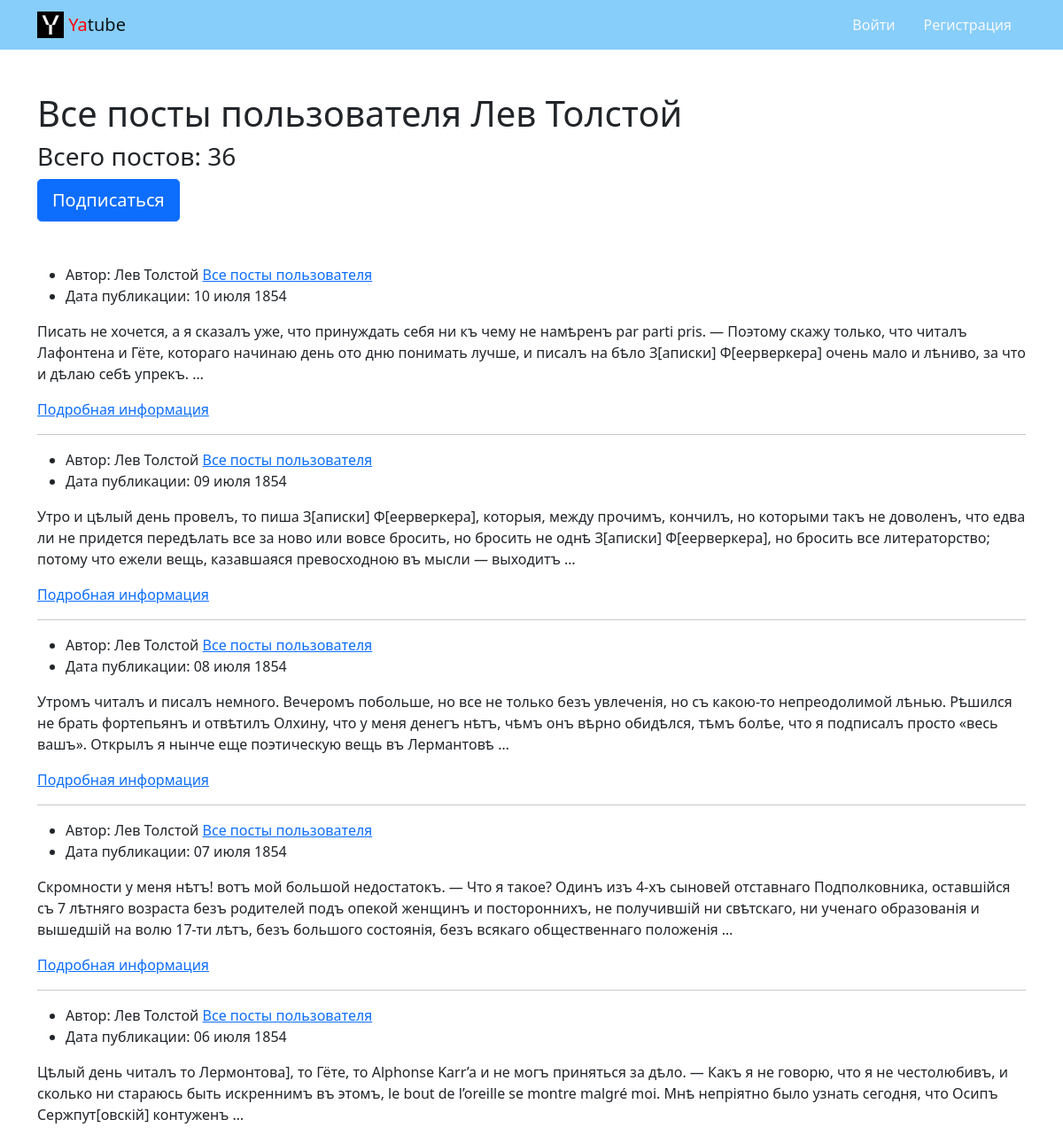
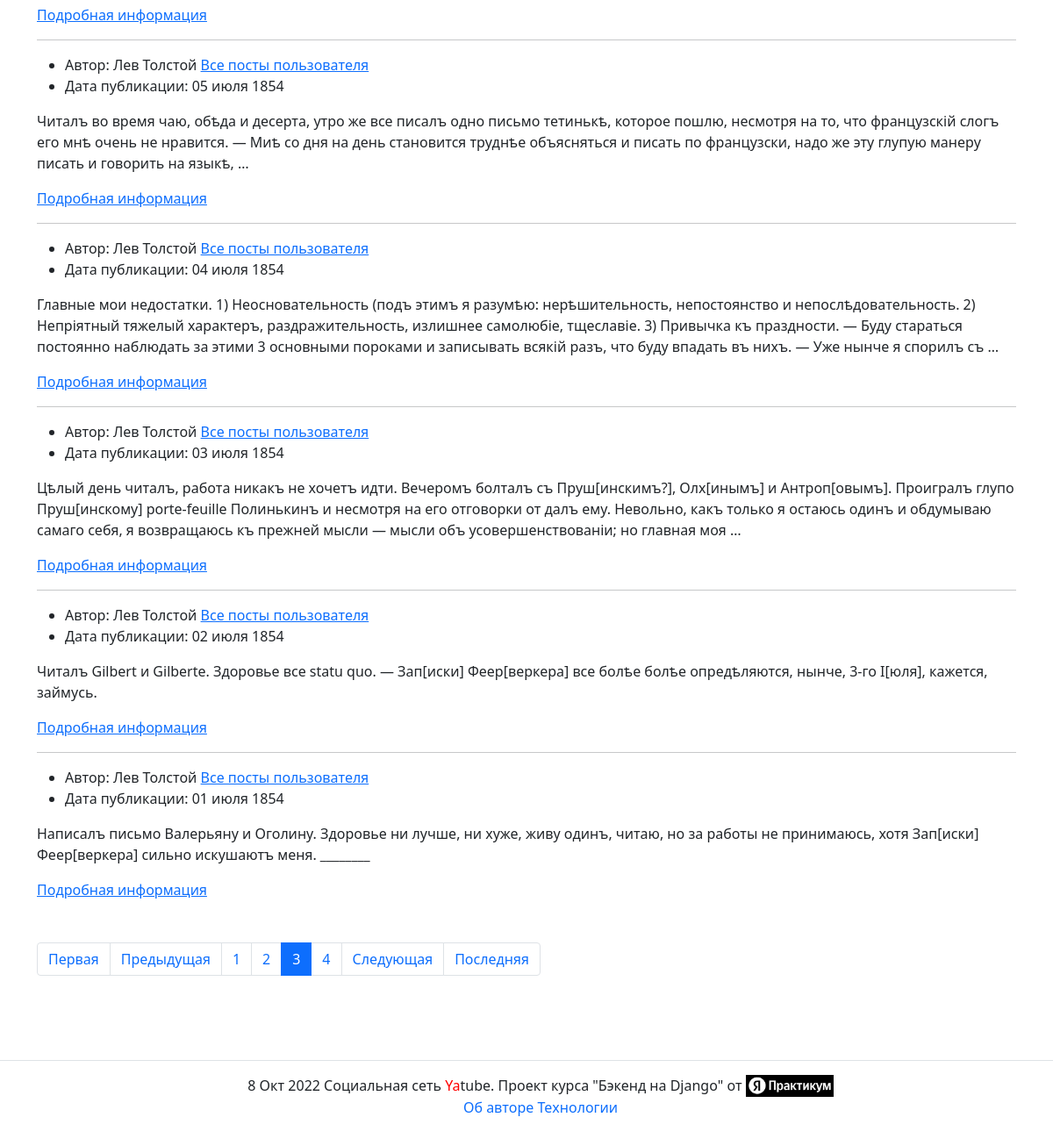
The page /profile/leo/?page=3 on the database its author committed (2 pictures, top to bottom).
### posts/models.py (models this page shows, shortened)
class Post(models.Model):
    text = models.TextField(
        verbose_name="Текст поста",
        help_text="Добавьте описание поста"
    )
    pub_date = models.DateTimeField(
        auto_now_add=True,
        verbose_name="Дата публикации"
    )
    author = models.ForeignKey(
        User,
        on_delete=models.CASCADE,
        related_name='posts',
        verbose_name="Автор"
    )
    group = models.ForeignKey(
        Group,
        blank=True,
        null=True,
        related_name='posts',
        on_delete=models.SET_NULL,
        verbose_name="Группа",
        help_text="Укажите группу в которой опубликуется пост"
    )
    image = models.ImageField(
        verbose_name="Картинка",
        help_text="Прикрепите изображение",
        upload_to='posts/',
        blank=True
    )
    class Meta:
        ordering = ('-pub_date',)
        verbose_name = "Статья"
        verbose_name_plural = "Статьи"

### posts/views.py (the view)
# urls.py: path('profile/<str:username>/', views.profile, name='profile'),
def profile(request, username):
    post_author = get_object_or_404(User, username=username)
    post_list = post_author.posts.select_related('group')
    following = (request.user.is_authenticated
                 and post_author.following.filter(user=request.user).exists())
    context = {
        'page_obj': paginator(request.GET.get('page'), post_list),
        'count_post': post_list.count,
        'author': post_author,
        'following': following,
    }
    return render(request, 'posts/profile.html', context)

### posts/views.py (called while the page is built)
def paginator(page_number, post_list):
    post = Paginator(post_list, settings.NUMBER_POST)
    page_obj = post.get_page(page_number)
    return page_obj

### templates/posts/profile.html (shortened to what this page needs)
{% extends 'base.html' %}
{% block content %}
  <div class="mb-5">
    <h1>Все посты пользователя {{ author.get_full_name }}</h1>
    <h3>Всего постов: {{ count_post }}</h3>
    {% if request.user != author %}
      {% if following %}
        <a
          class="btn btn-lg btn-light"
          href="{% url 'posts:profile_unfollow' author.username %}" role="button"
        >
          Отписаться
        </a>
      {% else %}
        <a
          class="btn btn-lg btn-primary"
          href="{% url 'posts:profile_follow' author.username %}" role="button"
        >
          Подписаться
        </a>
      {% endif %}
    {% endif %}
  </div>
  {% for post in page_obj %}
      {% include 'posts/includes/post_for_list.html' %}
    {% if not forloop.last %}<hr>{% endif %}
  {% endfor %}
{% endblock %}

### templates/posts/includes/post_for_list.html (shortened to what this page needs)
{% load thumbnail %}
<article>
  <ul>
    <li>
      Автор: {{ post.author.get_full_name }}
      <a href="{% url 'posts:profile' post.author.username %}">Все посты пользователя</a>
    </li>
    <li>
      Дата публикации: {{ post.pub_date|date:"d E Y" }}
    </li>
  </ul>
  <p>{{ post.text|truncatewords:50 }}</p>
  <a href="{% url 'posts:post_detail' post.id %}">Подробная информация </a>
  </article>
<article>

### rows shown on the page
Post: author.get_full_name "Лев Толстой", pub_date "10 июля 1854", text "Писать не хочется, а я сказалъ уже, что принуждать себя ни къ чему не намѣренъ par parti pris. — Поэтому скажу только, что читалъ Лафонтена и Гёте, котораго начинаю день ото дню понимать лучше, и писалъ на бѣло З[аписки] Ф[еерверкера] очень мало и лѣниво, за что и дѣлаю себѣ упрекъ. …"
Post: author.get_full_name "Лев Толстой", pub_date "09 июля 1854", text "Утро и цѣлый день провелъ, то пиша З[аписки] Ф[еерверкера], которыя, между прочимъ, кончилъ, но которыми такъ не доволенъ, что едва ли не придется передѣлать все за ново или вовсе бросить, но бросить не однѣ З[аписки] Ф[еерверкера], но бросить все литераторство; потому что ежели вещь, казавшаяся превосходною въ мысли — выходитъ …"
Post: author.get_full_name "Лев Толстой", pub_date "08 июля 1854", text "Утромъ читалъ и писалъ немного. Вечеромъ побольше, но все не только безъ увлеченія, но съ какою-то непреодолимой лѣнью. Рѣшился не брать фортепьянъ и отвѣтилъ Олхину, что у меня денегъ нѣтъ, чѣмъ онъ вѣрно обидѣлся, тѣмъ болѣе, что я подписалъ просто «весь вашъ». Открылъ я нынче еще поэтическую вещь въ Лермантовѣ …"
Post: author.get_full_name "Лев Толстой", pub_date "07 июля 1854", text "Скромности у меня нѣтъ! вотъ мой большой недостатокъ. — Что я такое? Одинъ изъ 4-хъ сыновей отставнаго Подполковника, оставшійся съ 7 лѣтняго возраста безъ родителей подъ опекой женщинъ и постороннихъ, не получившій ни свѣтскаго, ни ученаго образованія и вышедшій на волю 17-ти лѣтъ, безъ большого состоянія, безъ всякаго общественнаго положенія …"
Post: author.get_full_name "Лев Толстой", pub_date "06 июля 1854", text "Цѣлый день читалъ то Лермонтова], то Гёте, то Alphonse Karr’a и не могъ приняться за дѣло. — Какъ я не говорю, что я не честолюбивъ, и сколько ни стараюсь быть искреннимъ въ этомъ, le bout de l’oreille se montre malgré moi. Мнѣ непріятно было узнать сегодня, что Осипъ Сержпут[овскій] контуженъ …"
Post: author.get_full_name "Лев Толстой", pub_date "05 июля 1854", text "Читалъ во время чаю, обѣда и десерта, утро же все писалъ одно письмо тетинькѣ, которое пошлю, несмотря на то, что французскій слогъ его мнѣ очень не нравится. — Миѣ со дня на день становится труднѣе объясняться и писать по французски, надо же эту глупую манеру писать и говорить на языкѣ, …"
Post: author.get_full_name "Лев Толстой", pub_date "04 июля 1854", text "Главные мои недостатки. 1) Неосновательность (подъ этимъ я разумѣю: нерѣшительность, непостоянство и непослѣдовательность. 2) Непріятный тяжелый характеръ, раздражительность, излишнее самолюбіе, тщеславіе. 3) Привычка къ праздности. — Буду стараться постоянно наблюдать за этими 3 основными пороками и записывать всякій разъ, что буду впадать въ нихъ. — Уже нынче я спорилъ съ …"
Post: author.get_full_name "Лев Толстой", pub_date "03 июля 1854", text "Цѣлый день читалъ, работа никакъ не хочетъ идти. Вечеромъ болталъ съ Пруш[инскимъ?], Олх[инымъ] и Антроп[овымъ]. Проигралъ глупо Пруш[инскому] porte-feuille Полинькинъ и несмотря на его отговорки от далъ ему. Невольно, какъ только я остаюсь одинъ и обдумываю самаго себя, я возвращаюсь къ прежней мысли — мысли объ усовершенствованіи; но главная моя …"
Post: author.get_full_name "Лев Толстой", pub_date "02 июля 1854", text "Читалъ Gilbert и Gilberte. Здоровье все statu quo. — Зап[иски] Феер[веркера] все болѣе болѣе опредѣляются, нынче, 3-го І[юля], кажется, займусь."
Post: author.get_full_name "Лев Толстой", pub_date "01 июля 1854", text "Написалъ письмо Валерьяну и Оголину. Здоровье ни лучше, ни хуже, живу одинъ, читаю, но за работы не принимаюсь, хотя Зап[иски] Феер[веркера] сильно искушаютъ меня. ________"

### other values the page prints
{{ author.get_full_name }} "Лев Толстой"
{{ count_post }} "36"
{{ i }} "1" "2" "4"
{{ i }} "3"
